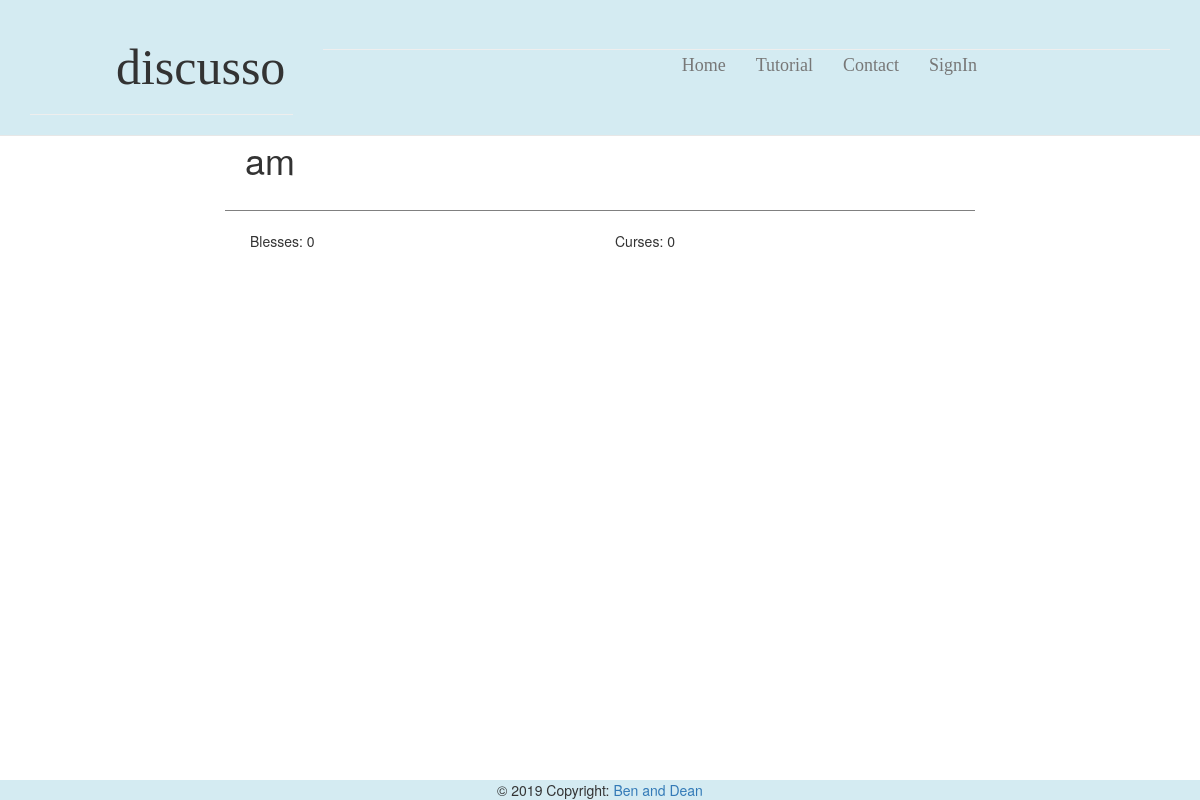
The app's page /topicpage/1, older data.
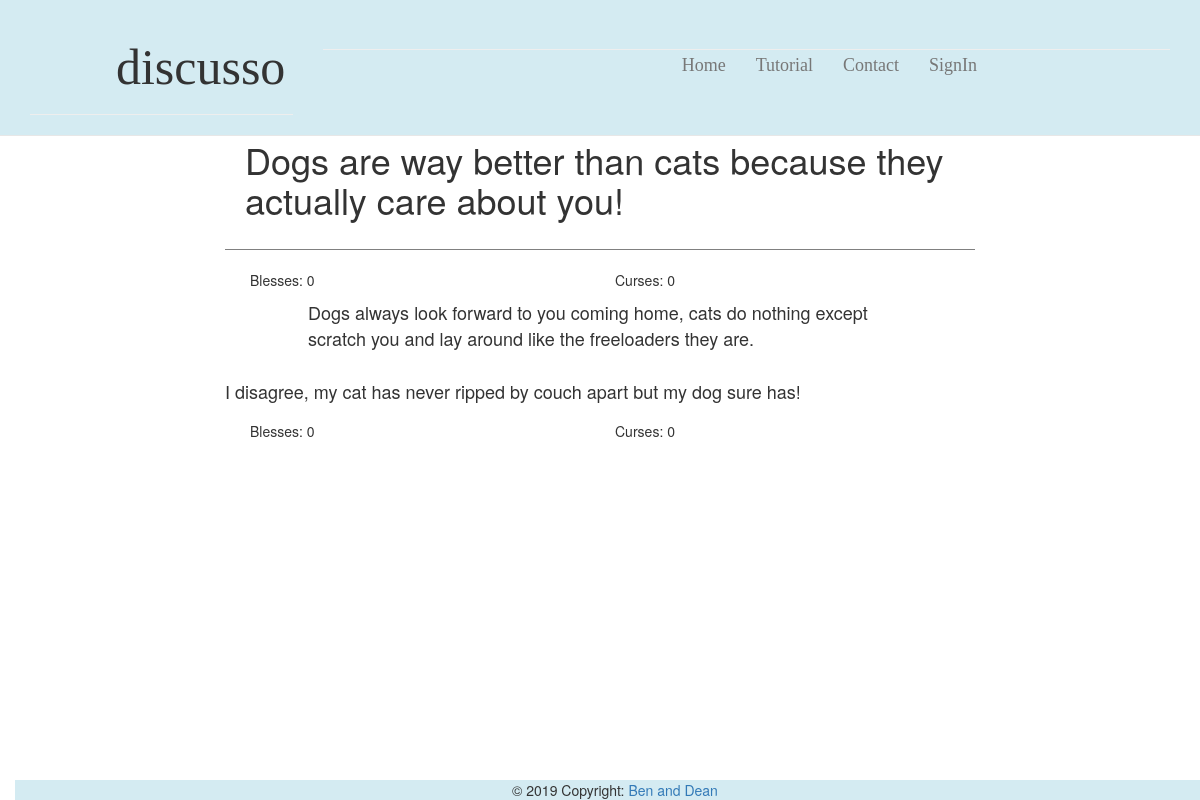
The same page, newer data.
### app/models.py (models this page shows, shortened)
class Post(db.Model):
    id = db.Column(db.Integer, primary_key=True)
    title = db.Column(db.String(64))
    desc = db.Column(db.String(248))
    blesses = db.Column(db.Integer, default=0)
    curses = db.Column(db.Integer, default=0)
    timestamp = db.Column(db.DateTime, index=True, default=datetime.utcnow)
    user_id = db.Column(db.Integer, db.ForeignKey('user.id'))
    p_replies = db.relationship('Reply', backref='ogPost', lazy='dynamic')

class Reply(db.Model):
    id = db.Column(db.Integer, primary_key=True)
    post_id = db.Column(db.Integer, db.ForeignKey('post.id'))
    text = db.Column(db.String(248))
    blesses = db.Column(db.Integer, default=0)
    curses = db.Column(db.Integer, default=0)
    timestamp = db.Column(db.DateTime, index=True, default=datetime.utcnow)
    stance = db.Column(db.Boolean)

### app/routes.py (the view, shortened to what this page needs)
@app.route('/topicpage/<postid>', methods=['GET', 'POST'])
def topic(postid):
    myPost = Post.query.get(postid)
    form = ReplyForm()
    myReply = Post.query.get(postid).p_replies.all()
    return render_template('topicpage.html', title='Topic', post=myPost, replies=myReply, form=form)

### app/templates/topicpage.html (shortened to what this page needs)
{% extends "topbar.html" %}
{% block content %}
<div class="container-fluid">
	<div class="leftSide col-md-2">
	</div>
	<div class="topicPage mainArea col-md-8">
		<div id="question">
			<div class = "special">
			<h1> {{post.title}} </h1>
		</div>
			<div class="innerTopic container-fluid">
				<div class="col-md-6">
					<p>Blesses: {{post.blesses}} </p>
				</div>
				<div class="col-md-6">
					<p>Curses: {{post.curses}} </p>
				</div>
				<div class="blurb">
					<br>
					<p>{{post.desc}}</p>
				</div>
			</div>
		</div>
		{% for reply in replies %}
		<div class="comment">
			<div class = "header">
			<h4> {{reply.text}} </h4>
		</div>
			<div class="innerTopic container-fluid">
				<div class="col-md-6">
					<p>Blesses: {{reply.blesses}} </p>
				</div>
				<div class="col-md-6">
					<p>Curses: {{reply.curses}} </p>
				</div>
			</div>
			{% endfor %}
		</div>
		<div class="rightSide col-md-2">
		</div>
	</div>
	{% endblock %}

### app/templates/topbar.html (shortened to what this page needs)
<html>
<head>
    <link rel="stylesheet" href="https://maxcdn.bootstrapcdn.com/bootstrap/3.4.0/css/bootstrap.min.css">
    <link rel="stylesheet" type="text/css" href="{{ url_for('static',filename='stylesheet.css') }}">
</head>
<body>
    <nav class="navbar navbar-default navbar-fixed-top">
        <div class="container-fluid">
            <div class="navTitle col-md-3">
                <div class="page-header">
                    <h1>discusso</h1>
                </div>
            </div>
            <div class="topbarRight col-md-9">
                <div class="page-header">
                    <ul class="nav navbar-nav">
                        <li><a href="{{ url_for('homepage') }}">Home</a></li>
                        <li><a href="{{ url_for('tutorial') }}">Tutorial</a></li>
                        <li><a href="{{ url_for('contact') }}">Contact</a></li>
                        {% if current_user.is_anonymous %}
                        <li><a href="{{ url_for('signin') }}">SignIn</a></li>
                        {% else %}
                        <li><a href="{{ url_for('profile',userid = '') }}{{current_user.id}}">Profile</a></li>
                        <li><a href="{{ url_for('logout') }}">Sign Out</a></li>
                        {% endif %}
                    </ul>
                </div>
            </div>
        </div>
    </nav>
    {% block content %}{% endblock %}
    <footer class="page-footer font-small blue pt-4">
        <div class="container-fluid text-center">
            <div class="footer-copyright text-center py-3">© 2019 Copyright:
                <a href="http://http://teaching.csse.uwa.edu.au/units/CITS3403/"> Ben and Dean</a>
            </div>
        </div>
    </footer>
</body>
</html>

### app/static/stylesheet.css (style rules this page uses)
body { padding-top: 100px; }
.navbar-default { text-align: center; background-color: #d4ebf2; font-family: Cambria, Cochin, Georgia, Times, 'Times New Roman', serif; font-size: large; }
.nav { float: right; padding-right: 30%; }
.page-header { padding-left: 30%; }
.navTitle h1 { font-size: 50px; }
.page-footer { background-color: #d4ebf2; position: fixed; bottom: 0; width: 100%; height: -15px; }
.innerTopic { padding: 10px; }
.special { padding: 20px; border-bottom: 1px solid grey; margin-bottom: 10px; }
.blurb p { font-size: large; padding-left: 10%; padding-right: 10%; }

Row changes from the older to the newer data that the page shows:
changed Post: title "am" → "Dogs are way better than cats because they actually care about you!"; desc (not shown) → "Dogs always look forward to you coming home, cats do nothing except scratch you and lay around like the freeloaders they are."
added Reply: text "I disagree, my cat has never ripped by couch apart but my dog sure has!", blesses "0", curses "0"
